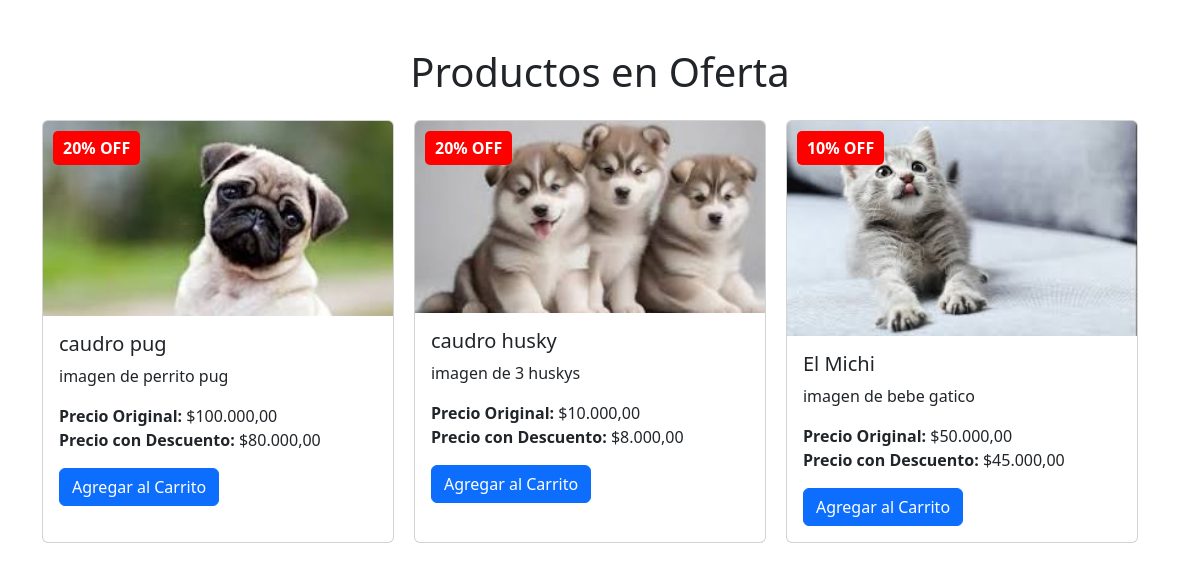
/productosindex.php, run on the app's committed database.
### tables this page shows
CREATE TABLE `inventario` (
  `id_producto` int(11) NOT NULL,
  `categoria` varchar(255) NOT NULL,
  `nombre` varchar(255) NOT NULL,
  `descripcion` text DEFAULT NULL,
  `precio` decimal(10,2) NOT NULL,
  `stock` int(11) NOT NULL,
  `imagen_url` varchar(255) DEFAULT NULL,
  `en_oferta` enum('si','no') DEFAULT 'no',
  `descuento` int(11) DEFAULT 0,
  `precio_descuento` decimal(10,2) DEFAULT NULL,
  `cantidad_vendida` int(11) DEFAULT 0
);

### src/productosindex.php (the view, shortened to what this page needs)
<?php
include("conexion.php");
$query = "SELECT p.id_producto, p.categoria, p.nombre, p.descripcion, p.precio, p.precio_descuento, p.imagen_url, p.descuento, p.cantidad_vendida, p.stock
          FROM inventario p
          WHERE p.en_oferta = 'si'";
$result = mysqli_query($conex, $query);
if (!function_exists('formatoMoneda')) {
    function formatoMoneda($cantidad) {
        return '$' . number_format((float)$cantidad, 2, ',', '.');
    }
}
?>
<!DOCTYPE html>
<html lang="es">
<head>
    <link href="https://cdn.jsdelivr.net/npm/bootstrap@5.3.0/dist/css/bootstrap.min.css" rel="stylesheet">
</head>
<body>
    <div class="container mt-5">
        <h1 class="text-center mb-4">Productos en Oferta</h1>
        <div class="gallery">
            <?php while ($row = mysqli_fetch_assoc($result)): ?>
                <div class="card">
                    <div class="discount-tag">
                        <?php echo $row['descuento']; ?>% OFF
                    </div>
                    <img src="<?php echo $row['imagen_url']; ?>" class="card-img-top" alt="<?php echo $row['nombre']; ?>" data-bs-toggle="modal" data-bs-target="#productoModal<?php echo $row['id_producto']; ?>">
                    <div class="card-body">
                        <h5 class="card-title"><?php echo $row['nombre']; ?></h5>
                        <p class="card-text"><?php echo $row['descripcion']; ?></p>
                        <p class="card-text">
                            <strong>Precio Original:</strong> <?php echo formatoMoneda($row['precio']); ?><br>
                            <strong>Precio con Descuento:</strong> <?php echo formatoMoneda($row['precio_descuento']); ?><br>
                        </p>
                        <form method="post" action="agregar_al_carrito.php">
                            <button type="submit" class="btn btn-primary">Agregar al Carrito</button>
                        </form>
                    </div>
                </div>
            <?php endwhile; ?>
        </div>
    </div>
</body>
</html>

### src/productosindex.php (style rules this page uses)
.gallery { display: flex; flex-wrap: wrap; gap: 20px; }
.card { position: relative; width: calc(33.333% - 20px); }
.discount-tag { position: absolute; top: 10px; left: 10px; background-color: red; color: white; padding: 5px 10px; font-weight: bold; border-radius: 5px; }

### data on the page
inventario: descuento "20", imagen_url (picture), nombre "caudro pug", descripcion "imagen de perrito pug", precio "$100.000,00", precio_descuento "$80.000,00"
inventario: descuento "20", imagen_url (picture), nombre "caudro husky", descripcion "imagen de 3 huskys", precio "$10.000,00", precio_descuento "$8.000,00"
inventario: descuento "10", imagen_url (picture), nombre "El Michi", descripcion "imagen de bebe gatico", precio "$50.000,00", precio_descuento "$45.000,00"
